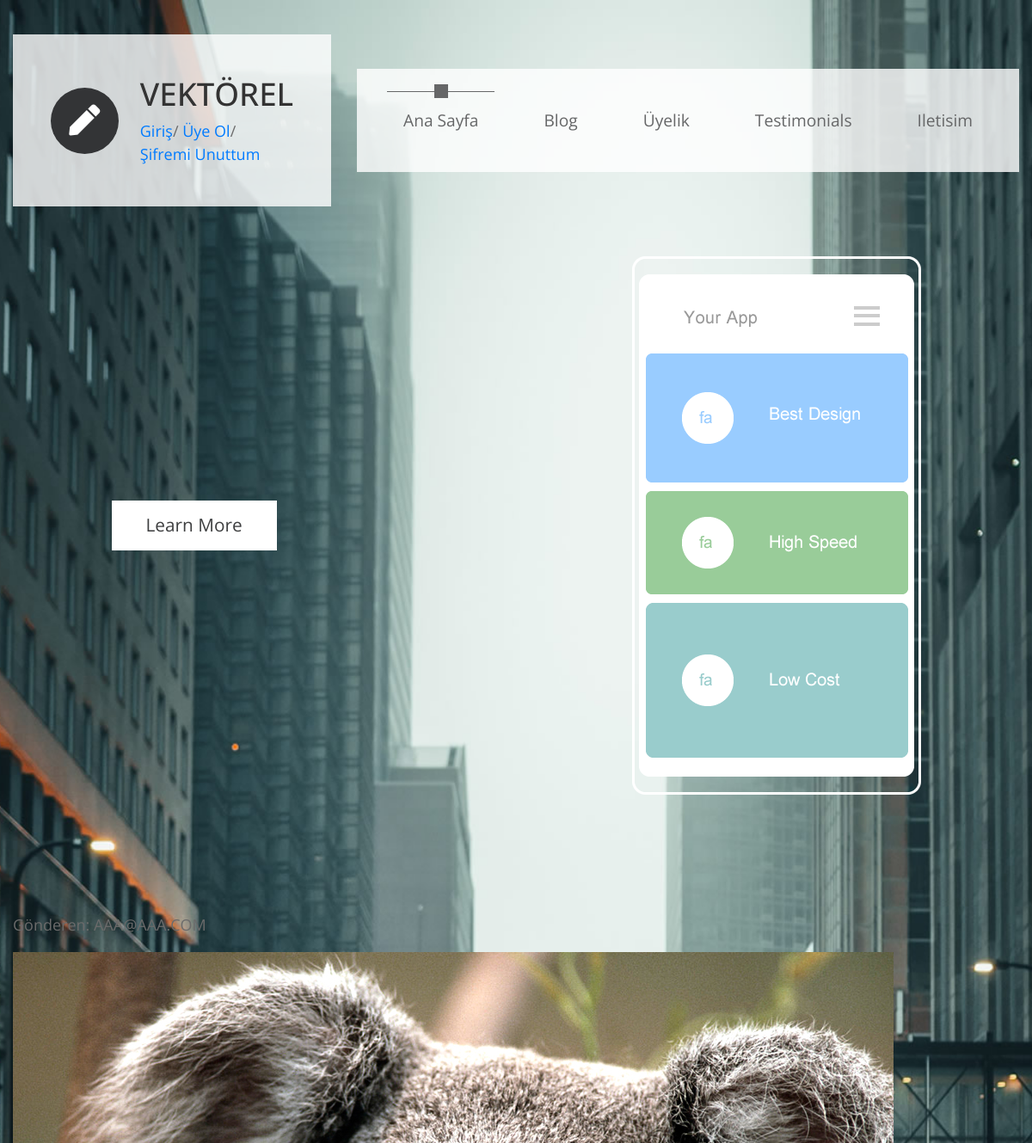
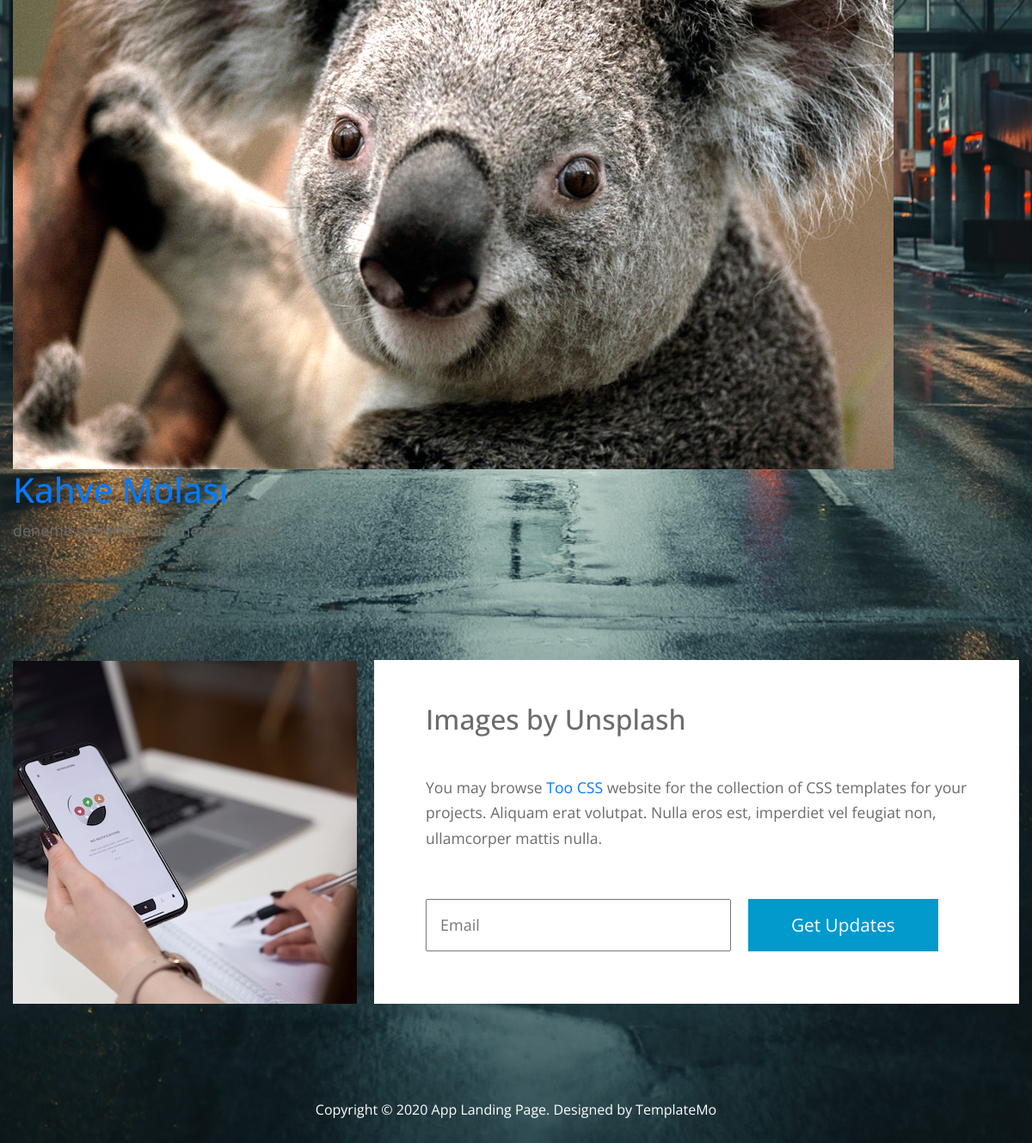
/Iletisim/detay/1, run on the app's committed database (2 pictures, top to bottom).
### Iletisim/models.py (models this page shows, shortened)
class IletisimModel(models.Model):
    Konu = models.CharField(max_length=200)
    Mesaj = models.TextField()
    ePosta = models.EmailField()
    Zaman = models.DateTimeField(default=timezone.now)
    resim = models.ImageField(null=True,upload_to='images/')

### Iletisim/views.py (the view)
# urls.py: path('detay/<int:pk>',views.IletiDetay,name="IletiDetay"),
def IletiDetay(request,pk):
    Ileti = get_object_or_404(IletisimModel,pk=pk)
    return render(request,'Iletisim/IletiDetay.html',{"ileti":Ileti})

### templates/Iletisim/IletiDetay.html (shortened to what this page needs)
{% extends "../base.html" %}
{% block content %}
    <div>
        <p>Gönderen: {{ ileti.ePosta }}</p>
        <img src="{{ ileti.resim.url }}">
        <h1><a href="">{{ ileti.Konu }}</a></h1>
        <p>{{ ileti.Mesaj|linebreaksbr }}</p>
    </div>
{% endblock %}

### Site/static/css/templatemo-style.css (style rules this page uses)
html { scroll-behavior: smooth; }
body { font-family: "Open Sans", Arial, Helvetica, sans-serif; font-size: 18px; font-weight: 400; color: #6b6b6b; overflow-x: hidden; }
a, button { transition: all 0.3s ease; }
p { line-height: 1.7; }

### data on the page
IletisimModel: ePosta "AAA@AAA.COM", resim (picture), Konu "Kahve Molası", Mesaj "deneme deneme deneme deneme a"
